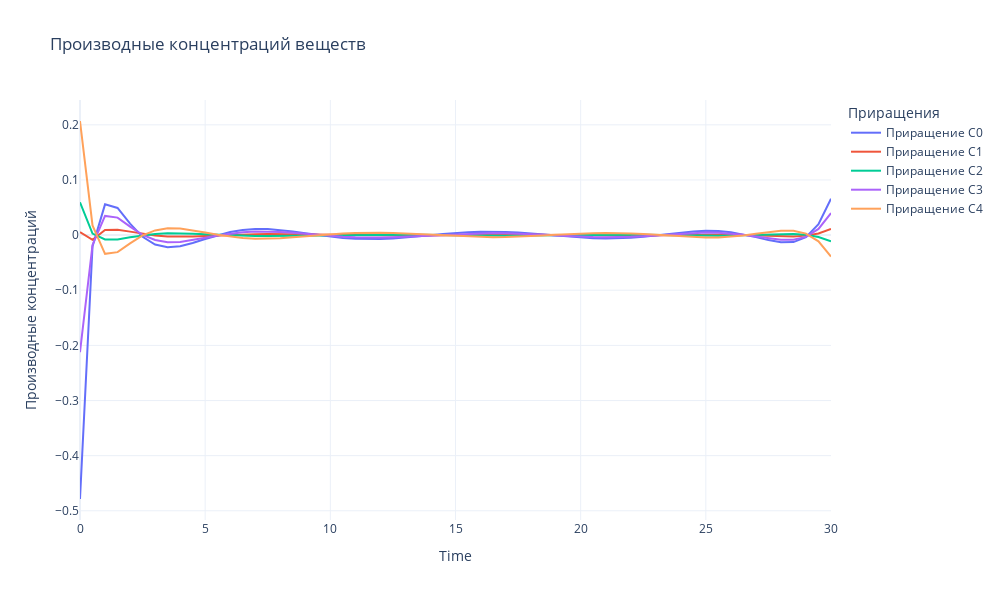

Notebook source saved alongside this figure:
### Markdown cell above
### Прямая и обратная задачи

### Code cell
fig = go.Figure()

# Добавляем линии для каждого вещества
for i in range(N_SUBSTANCE):
    fig.add_trace(go.Scatter(
        x=tsteps, 
        y=dCdt_TRUE[i] - dCdt_predict[i], 
        mode='lines', 
        name=f'Приращение C{i}'
    ))

# Настройки графика
fig.update_layout(
    title='Производные концентраций веществ',
    xaxis_title='Time',
    yaxis_title='Производные концентраций',
    legend_title='Приращения',
    template='plotly_white',
    width=1000,  # Ширина холста
    height=600   # Высота холста
)

fig.show()
